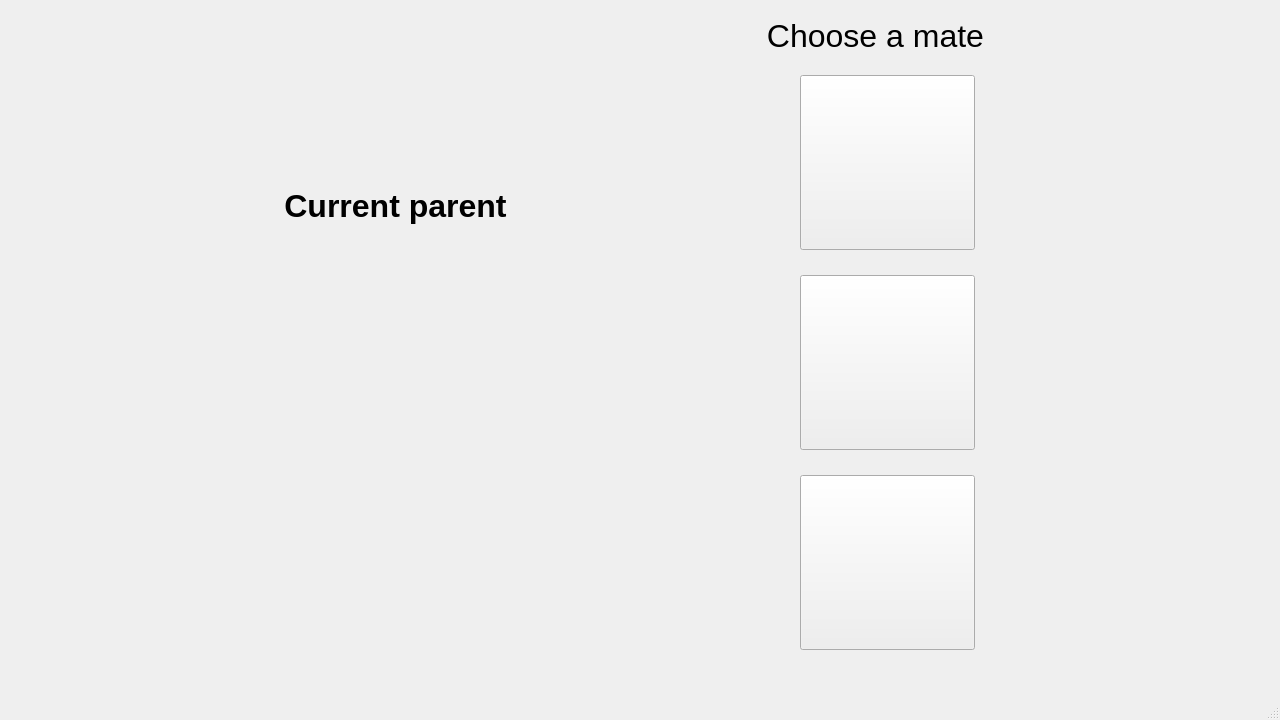
<?xml version="1.0" encoding="UTF-8"?>
<ui version="4.0">
 <class>MainWindow</class>
 <widget class="QMainWindow" name="MainWindow">
  <property name="geometry">
   <rect>
    <x>0</x>
    <y>0</y>
    <width>1280</width>
    <height>720</height>
   </rect>
  </property>
  <property name="windowTitle">
   <string>MainWindow</string>
  </property>
  <widget class="QWidget" name="centralwidget">
   <widget class="QLabel" name="parent_image">
    <property name="geometry">
     <rect>
      <x>270</x>
      <y>235</y>
      <width>250</width>
      <height>250</height>
     </rect>
    </property>
    <property name="text">
     <string/>
    </property>
    <property name="pixmap">
     <pixmap>../../resources/question_mark.png</pixmap>
    </property>
    <property name="scaledContents">
     <bool>true</bool>
    </property>
   </widget>
   <widget class="QPushButton" name="candidate_button_1">
    <property name="geometry">
     <rect>
      <x>800</x>
      <y>75</y>
      <width>175</width>
      <height>175</height>
     </rect>
    </property>
    <property name="autoFillBackground">
     <bool>false</bool>
    </property>
    <property name="text">
     <string/>
    </property>
    <property name="icon">
     <iconset>
      <normaloff>../../resources/question_mark.png</normaloff>../../resources/question_mark.png</iconset>
    </property>
    <property name="iconSize">
     <size>
      <width>175</width>
      <height>175</height>
     </size>
    </property>
   </widget>
   <widget class="QPushButton" name="candidate_button_2">
    <property name="geometry">
     <rect>
      <x>800</x>
      <y>275</y>
      <width>175</width>
      <height>175</height>
     </rect>
    </property>
    <property name="text">
     <string/>
    </property>
    <property name="icon">
     <iconset>
      <normaloff>../../resources/question_mark.png</normaloff>../../resources/question_mark.png</iconset>
    </property>
    <property name="iconSize">
     <size>
      <width>175</width>
      <height>175</height>
     </size>
    </property>
   </widget>
   <widget class="QPushButton" name="candidate_button_3">
    <property name="geometry">
     <rect>
      <x>800</x>
      <y>475</y>
      <width>175</width>
      <height>175</height>
     </rect>
    </property>
    <property name="text">
     <string/>
    </property>
    <property name="icon">
     <iconset>
      <normaloff>../../resources/question_mark.png</normaloff>../../resources/question_mark.png</iconset>
    </property>
    <property name="iconSize">
     <size>
      <width>175</width>
      <height>175</height>
     </size>
    </property>
   </widget>
   <widget class="QLabel" name="parent_label">
    <property name="geometry">
     <rect>
      <x>270</x>
      <y>180</y>
      <width>251</width>
      <height>51</height>
     </rect>
    </property>
    <property name="font">
     <font>
      <pointsize>24</pointsize>
      <weight>75</weight>
      <bold>true</bold>
     </font>
    </property>
    <property name="text">
     <string>Current parent</string>
    </property>
    <property name="alignment">
     <set>Qt::AlignCenter</set>
    </property>
   </widget>
   <widget class="QLabel" name="mate_label">
    <property name="geometry">
     <rect>
      <x>750</x>
      <y>10</y>
      <width>251</width>
      <height>51</height>
     </rect>
    </property>
    <property name="font">
     <font>
      <pointsize>24</pointsize>
      <weight>50</weight>
      <bold>false</bold>
     </font>
    </property>
    <property name="text">
     <string>Choose a mate</string>
    </property>
    <property name="alignment">
     <set>Qt::AlignCenter</set>
    </property>
   </widget>
  </widget>
  <widget class="QMenuBar" name="menubar">
   <property name="geometry">
    <rect>
     <x>0</x>
     <y>0</y>
     <width>1280</width>
     <height>21</height>
    </rect>
   </property>
  </widget>
  <widget class="QStatusBar" name="statusbar"/>
 </widget>
 <resources/>
 <connections/>
</ui>
